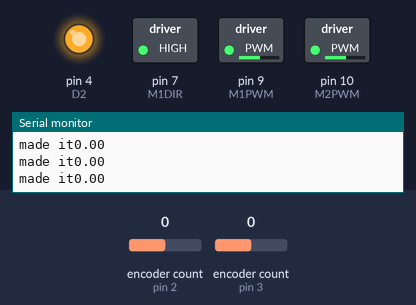
Recording of a sketch running on a simulated Arduino Uno, built with avr-gcc and run on an emulated ATmega328P. On the bench: switched loads named in the sketch (green lamp = pin HIGH), output pins drawn as LEDs (lit = HIGH), the last lines printed to the serial monitor. Inputs (shaded band) come from the test bench; at power-on: encoder count (sensors on pin 2, pin 3) 0.

Above: at 0.46 s.
At 1.2 s:
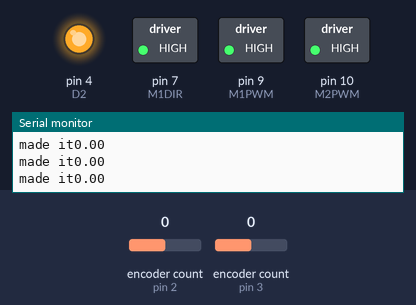
1.3 s: encoder count (sensor on pin 2) set to -1
At 2.01 s:
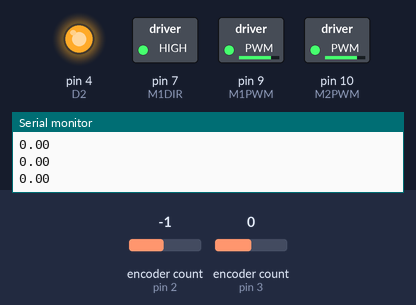
Timing chart, 0 to 6.7 s (numbered marks = the images above; inputs shaded):
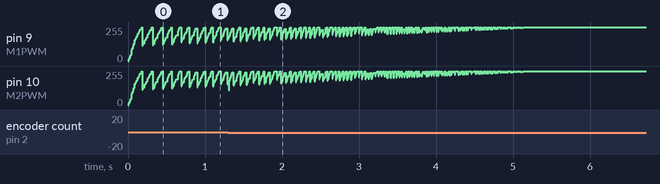

The sketch:

Arduino_code.ino
```cpp
//in this file we handle the arduino communcation with the motors for our robot. You can see the well commented code for our controllers that allows for us to complete this demo.

#include "Arduino.h"
#define ENCODER_OPTIMIZE_INTERRUPTS
#include <Encoder.h>
#include <Wire.h>
#define SLAVE_ADDRESS 0X04

//Define constants for numerial and pin input/output operations
#define pi 3.1415
#define D2 4
#define M1DIR 7
#define M2DIR 8
#define M1PWM 9
#define M2PWM 10
#define SF 12
#define period 8

//Variables for MATLAB serial communication
String InputString = ""; // a string to hold incoming data
bool StringComplete = false;


//Variables for forward velocity PI controller
float setRhoPrime = 0;
float finalRhoPrime = 0;
float kpRhoPrime = 51;
float kiRhoPrime = 0.1;
float rhoIntegrator = 0;
float eRhoPrime;

//Variables for angular velocity PI controller
float setPhiPrime;
float finalPhiPrime;
float kpPhiPrime = 9.7;
float kiPhiPrime = 0.1;
float phiIntegrator = 0;
float ePhiPrime;

//Variables to define theta and thetadot on motor 1
float theta1 = 0;
float thetaold1 = 0;
float thetadot1 = 0;

//Variables to define theta and thetadot on motor 2
float theta2 = 0;
float thetaold2 = 0;
float thetadot2 = 0;

//Variables to define the voltages applied to the two motor system
float va;
float deltaVa;

//Variables to define characteristsics of the motors width and wheel radius
float radius = 0.075;
float distance = 0.355;

//Variables to define the individual voltages applied to motors 1 and 2
float v1;
float v2;

//Variables to define the individual pulse-width modulations applied to motors 1 and 2
float PWM1;
float PWM2;

//Variables to define the true forward and angular velocities calculated from the encoder readings
float rhoPrime;
float phiPrime;

//Variables for use in conditional statements of either gradual velocity incrementation of time readings
int i = 1;
int j = 1;

//Variables for use to store time values in thetadot calculations
unsigned long t = 0;
unsigned long told = 0;

//Variables for use to store time values in P(I)(D) controllers
int Ts = 0;
int Tc = millis();

//Variable for Demo2 that faciliatates data transfer between Pi and Arduino
/*float data = 0;*/

//Variables for angular velocity PID controller
float setPhi = 3.14;
float phi = 0;
float ePhi = 0;
float phiKp = 0.2;
float phiKi = 0.00005;
float phiKd = 0.01;
float positionIntegrator = 0;
float phiDerivative = 0;
float ePhiPast = 0;

//Variables to define parameters for straight motion
float setForwardDistance = 0;
float rho = 0;
float distanceMultiplier = 0;

//Defines encoders 1 and 2 and their respective pin connections
Encoder ENC1(3, 5);
Encoder ENC2(2, 6);

void setup() {

  //Sets baud rate and prints serial montitor statement
  Serial.begin(115200);
  InputString.reserve(200);
  Serial.println("Ready!");

  //Initites pin channels as 'HIGH' or as 'inputs/outputs'
  digitalWrite(D2, HIGH);
  pinMode(M1DIR, OUTPUT);
  pinMode(M1DIR, OUTPUT);
  pinMode(M1PWM, OUTPUT);
  pinMode(M2PWM, OUTPUT);
  pinMode(SF, INPUT);
  pinMode(D2, OUTPUT);

  //Defines forward/backward directions for the motors
  digitalWrite(M1DIR, 1); // 1 = forward, 0 = backward
  digitalWrite(M2DIR, 0); // 0 = forward, 1 = backward

  //Demo2 data transfer code
  /*Wire.begin(SLAVE_ADDRESS);
  Wire.onReceive(receiveData);*/
}

void loop() {

  //Demo2 data trasnfer code
  /*setPhi = (float)data; uncomment to receive angle*/

  //MATLAB communication code
  if (StringComplete) {
       StringComplete = false;
  }

  //Reads time to check for duration since previous run
  told = t;
  while(millis()<told + period);
  t = millis();

  //Calculation of thetadot for motor 1 by calculations for the encoder readings
  thetaold1 = theta1;
  theta1 = (float)ENC1.read() * -2 * pi / 3200;

  float deltat1 = t-told;
  float deltatheta1 = theta1 - thetaold1;

  deltat1 = deltat1/1000;
  thetadot1 = deltatheta1/deltat1;

  //Calculation of thetadot for motor 2 by calculations for the encoder readings
  thetaold2 = theta2;
  theta2 = (float)ENC2.read() * 2 * pi / 3200;

  float deltat2 = t-told;
  float deltatheta2 = theta2 - thetaold2;

  deltat2 = deltat2/1000;
  thetadot2 = deltatheta2/deltat2;

  //Calculation of current Rho (forward motion) using the change in the wheel's circuimference
  rho = rho + radius*((deltatheta1+deltatheta2)/2);

  //Angular position PID controller that uses proportional, integral, and derivative error to reach a set phi (angle in radians) value.
  phi = radius*(theta1-theta2)/distance;
  ePhi = setPhi - phi; //phi error
  positionIntegrator = positionIntegrator + ePhi*Ts;

  if (Ts > 0) {
    phiDerivative = (ePhi - ePhiPast)/Ts;
    ePhiPast = ePhi;
  }
  else {
    phiDerivative = 0;
  }

  //Output of the PID controller is fed into the input variable for angular velocity controller
  setPhiPrime = phiKp*ePhi + phiKi*positionIntegrator + phiKd*phiDerivative;
  finalPhiPrime = setPhiPrime;

  //Calculates the actual forward and angular velocitis
  rhoPrime = radius*(thetadot1 + thetadot2)/2;
  phiPrime = radius*(thetadot1 - thetadot2)/distance;

  //Conditional for stationary rotation with straight motion afterward
  if(ePhi <= 0) {
    setRhoPrime = 0.157;
    finalRhoPrime = 0.157;
  }

  //Condtional to cause incremental (by tenths) forward velocity increases (slow the step function)
  if(i <= 10) {
    setRhoPrime = setRhoPrime*0.1*i;
    i++;
  }

  else {
    setRhoPrime = finalRhoPrime;
  }

  //Condtional to cause incremental (by tenths) angular velocity increases (slow the step function)
  if(j <= 10) {
    setPhiPrime = setPhiPrime*0.1*j;
    j++;
  }

  else {
    setPhiPrime = finalPhiPrime;
  }


  //Conditional for travelling along an arc with straight motion afterward or just straight motion (if setPhi is set equal to zero)
  if ((ePhi <= 0) && (setRhoPrime != 0)) {

      //Converts meters to feet
      setForwardDistance = 1*0.305*2;

      //Multipliers used are for tuning motion based on experiments with varying set meter distances
      if (setForwardDistance <= 1) {

        distanceMultiplier = 0.96;

      }

      if ((setForwardDistance > 1) && (setForwardDistance <= 2)) {

        distanceMultiplier = 0.98;
      }

      if ((setForwardDistance > 2)&& (setForwardDistance <= 3)) {

        distanceMultiplier = 0.98;
      }

  }

  //Halts straight motion if rover attains the desired traveled distance
  if(rho >= distanceMultiplier*setForwardDistance) {
    Serial.print("made it");
    setRhoPrime = 0;
    finalRhoPrime = 0;
    setForwardDistance = 0;
  }

  //Prevents overshoot on the angle turn
  if(ePhi <= 0) {
    positionIntegrator = 0;
    phiDerivative = 0;
  }

  //Start of PI controllers for both angular and forward velocity
  eRhoPrime = setRhoPrime - rhoPrime; //Rhoprime error
  ePhiPrime = setPhiPrime - phiPrime; //Phiprime error

  rhoIntegrator = rhoIntegrator + Ts*eRhoPrime;
  phiIntegrator = phiIntegrator + Ts*ePhiPrime;

  //Defines the input voltages for the two motor system
  va = kpRhoPrime*eRhoPrime + kiRhoPrime*rhoIntegrator;
  deltaVa = kpPhiPrime*ePhiPrime + kiPhiPrime*phiIntegrator;

  //Defines the motor 1 and 2 voltages
  v1 = (va + deltaVa)/2;
  v2 = (va - deltaVa)/2;

  //Antiwindup and saturation for motor 1
  if (abs(va + deltaVa) > 15.2) {
      v1 = sgn(va+deltaVa)*7.6;
      rhoIntegrator = 0;
      phiIntegrator = 0;
  }

  //Antiwindup and saturation for motor 2
  if (abs(va - deltaVa) > 15.2) {
      v2 = sgn(va-deltaVa)*7.6;
      rhoIntegrator = 0;
      phiIntegrator = 0;
  }


  //converts output voltages to pwm values
  PWM1 = (abs(v1)/7.6)*255;
  PWM2 = (abs(v2)/7.6)*255;

  //The four if statements ensure the motors spin the correct direction based off the output voltages
  if (v1 < 0) {
      digitalWrite(M1DIR,0);
  }

  if (v2 < 0) {
      digitalWrite(M2DIR,1);
  }

  if (v1 >= 0) {
      digitalWrite(M1DIR,1);
  }


  if (v2 >= 0) {
      digitalWrite(M2DIR,0);
  }

  //Writing the pwm values to the motors
  analogWrite(M1PWM, PWM1);
  analogWrite(M2PWM, PWM2);

  //Read in time values
  Ts = millis() - Tc;
  Tc = millis();


  Serial.print(setRhoPrime);
  Serial.print("\t");
  Serial.println("");

}

//Facilitates the commuincation between Arduino and MATLAB
void serialEvent() {
  while (Serial.available()) {
    // get the new byte:
    char inChar = (char)Serial.read();
    // add it to the inputString:
    InputString += inChar;
    // if the incoming character is a newline, set a flag
    // so the main loop can do something about it:
    if (inChar == '\n') {
      StringComplete = true;
    }
  }
}

//Function to check the sign of a value
int sgn(float uNumber) {
  int sign;
  if (uNumber >= 0) {
    sign = 1;
    return sign;
  }

  else {
    sign = -1;
    return sign;
  }
}

/*void receiveData(){
    while(Wire.available()) {
      data = Wire.read();
      data = data / 100;
    }
    return data;
 }*/
```
